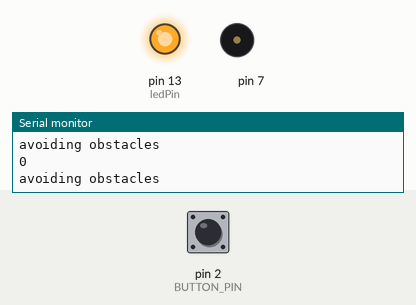
Simulated run of this sketch. Board: Arduino Uno, built with avr-gcc and run on an emulated ATmega328P. Parts: output pins drawn as LEDs (lit = HIGH), buzzer (waves = sounding), the last lines printed to the serial monitor. Dashed ring = blinking. The inputs (shaded band) are chosen by the test bench; at power-on: pin 2 (BUTTON_PIN) HIGH.

Above: at 1.2 s.
1.3 s: pin 2 (BUTTON_PIN) pulled LOW for 0.15 s
At 2.6 s:
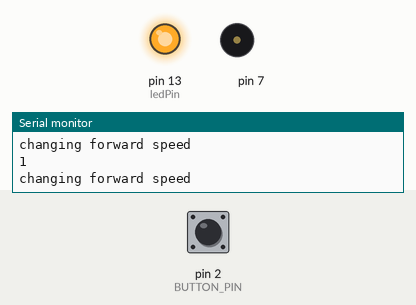
2.9 s: pin 2 (BUTTON_PIN) pulled LOW for 1 s
At 4.0 s:
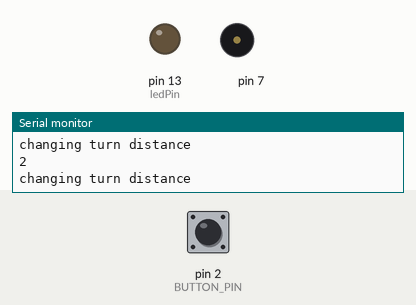
5.4 s: pin 2 (BUTTON_PIN) pulsed LOW 2 times (0.12 s each, 0.3 s apart)
At 5.75 s:
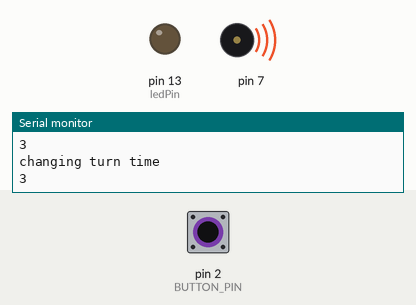
7.5 s: pin 2 (BUTTON_PIN) pulsed LOW 5 times (0.12 s each, 0.3 s apart)
At 8.16 s:
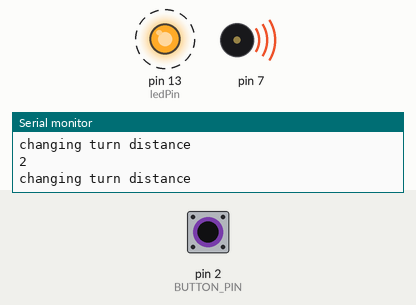
12.0 s: pin 2 (BUTTON_PIN) pulled LOW for 3.2 s
At 12.6 s:
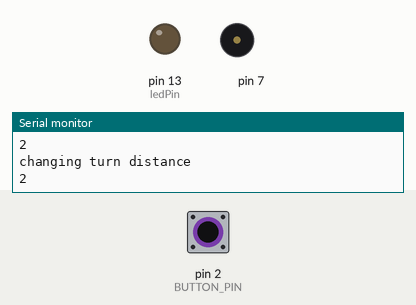
Timing chart, 0 to 15.0 s (numbered marks = the images above; inputs shaded):
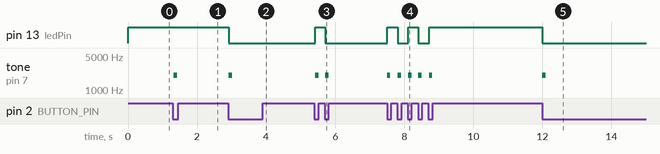

The sketch:

_05-button-test.ino
```cpp
/* This tests a momentary push button where one end is wired to GND and the other to D2
 *  Note this is exacly the same as https://www.arduino.cc/en/Tutorial/Debounce
 * with the exception that we use declare instead of const
 * and we use INPUT_PULLUP instead of INPUT for the pinMode in the setup
*/
#define BUTTON_PIN 2
#define INTERRUPT 0 // Pin 2 is always interrupt 0

// constants won't change. They're used here to set pin numbers:
const int buttonPin = 2;    // the number of the pushbutton pin
const int ledPin = 13;      // the number of the LED pin

// Variables will change:
int ledState = HIGH;         // the current state of the output pin
int buttonState;             // the current reading from the input pin
int lastButtonState = LOW;   // the previous reading from the input pin

// the following variables are unsigned longs because the time, measured in
// milliseconds, will quickly become a bigger number than can be stored in an int.

unsigned long lastDebounceTime = 0;  // the last time the output pin was toggled
unsigned long debounceDelay = 150;    // the debounce time; increase if the output flickers

unsigned char change_mode_flag = 0;
unsigned char mode = 0;
unsigned char number_modes = 4;

void setup() {

  pinMode(BUTTON_PIN, INPUT_PULLUP);
  pinMode(ledPin, OUTPUT);
  // convert the PIN to interrupt (0)
  attachInterrupt(digitalPinToInterrupt(BUTTON_PIN), change_mode, FALLING);
  // set initial LED state
  digitalWrite(ledPin, ledState);
  Serial.begin(9600);
}

void loop() {

  if (change_mode_flag) {
    change_mode_flag = 0;
    // the new mode is to add one and modulo the number of modes
    mode = (mode + 1) % number_modes;

    // toggle the LED
    if (mode % 2 == 0)
       digitalWrite(ledPin, LOW);
    else digitalWrite(ledPin, HIGH);

    // play a 2K tone beep on pin 7 for 100 ms
    tone(7, 2000, 100);
  }


  // select the mode
  switch (mode) {
        case 0: avoid_obstacle();break; // run the main obstacle avoidance program
        case 1: change_forward_speed();break; // change the forward speed
        case 2: change_turn_distance();break; // change the turn distance
        case 3: change_turn_time();break; // change the turn time
     }

  Serial.println(mode);
}

// this is the interrupt service routine - don't put delay, tone or print here
// only change if we have not changed within the last debounceDelay time
void change_mode() {
 if ((millis() - lastDebounceTime) > debounceDelay) {
    change_mode_flag = 1;
    lastDebounceTime = millis(); // record when we got the interrupt for debouncing
 }
}

void avoid_obstacle() {
  Serial.println("avoiding obstacles");
}

void change_forward_speed() {
  Serial.println("changing forward speed");
}

void change_turn_distance() {
  Serial.println("changing turn distance");
}

void change_turn_time() {
  Serial.println("changing turn time");
}
```

Measured:
- after the input at 1.3 s, tone on pin 7: silent → 2000 Hz at once, → silent 0.10 s later
- after the input at 2.9 s, pin 13 (ledPin): HIGH → LOW at once; tone on pin 7: silent → 2000 Hz at once, → silent 0.10 s later
- after the input at 5.4 s, pin 13 (ledPin): LOW → HIGH at once, → LOW 0.29 s later; tone on pin 7: alternates 2000 Hz for 0.10 s and silent for 0.19 s, 4 changes in all, then stays silent, starting at once
- after the input at 7.5 s, pin 13 (ledPin): alternates HIGH for 0.30 s and LOW for 0.31 s, 5 changes in all, then stays HIGH, starting at once; tone on pin 7: alternates 2000 Hz for 0.10 s and silent for 0.21 s, 10 changes in all, then stays silent, starting at once
- after the input at 12.0 s, pin 13 (ledPin): HIGH → LOW at once; tone on pin 7: silent → 2000 Hz at once, → silent 0.10 s later
